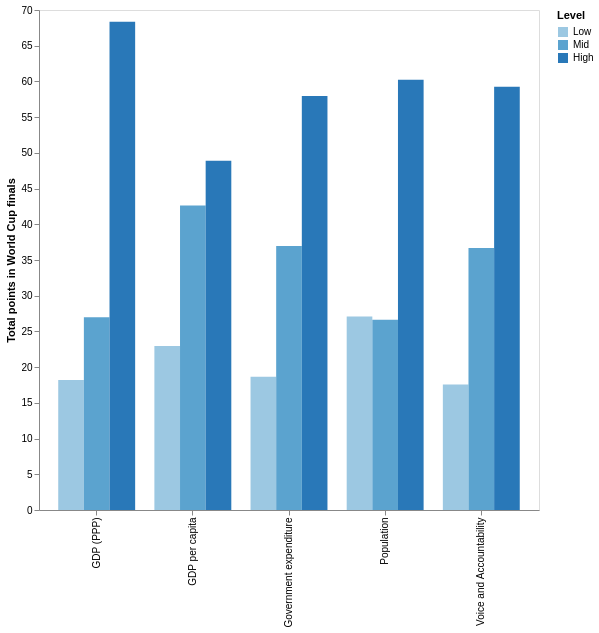

Here is the Vega-Lite specification saved for this chart:
### Vega-Lite specification from a JSON file in a GitHub repository (floating-point values rounded to 4 significant figures)
{"$schema": "https://vega.github.io/schema/vega-lite/v5.json", "data": {"values": [{"category": "GDP (PPP)", "group": "Low", "value": 18.19}, {"category": "GDP (PPP)", "group": "Mid", "value": 27}, {"category": "GDP (PPP)", "group": "High", "value": 68.36}, {"category": "GDP per capita", "group": "Low", "value": 22.95}, {"category": "GDP per capita", "group": "Mid", "value": 42.63}, {"category": "GDP per capita", "group": "High", "value": 48.91}, {"category": "Population", "group": "Low", "value": 27.1}, {"category": "Population", "group": "Mid", "value": 26.64}, {"category": "Population", "group": "High", "value": 60.23}, {"category": "Government expenditure", "group": "Low", "value": 18.67}, {"category": "Government expenditure", "group": "Mid", "value": 36.95}, {"category": "Government expenditure", "group": "High", "value": 57.95}, {"category": "Voice and Accountability", "group": "Low", "value": 17.57}, {"category": "Voice and Accountability", "group": "Mid", "value": 36.68}, {"category": "Voice and Accountability", "group": "High", "value": 59.27}]}, "width": 500, "height": 500, "mark": "bar", "background": null, "encoding": {"x": {"field": "category", "title": ""}, "y": {"field": "value", "type": "quantitative", "title": "Total points in World Cup finals", "axis": {"grid": false}}, "xOffset": {"field": "group", "sort": "ordinal"}, "color": {"field": "group", "title": "Level", "sort": ["high", "low", "medium"]}, "tooltip": {"field": "value", "type": "quantitative"}}, "config": {}}
